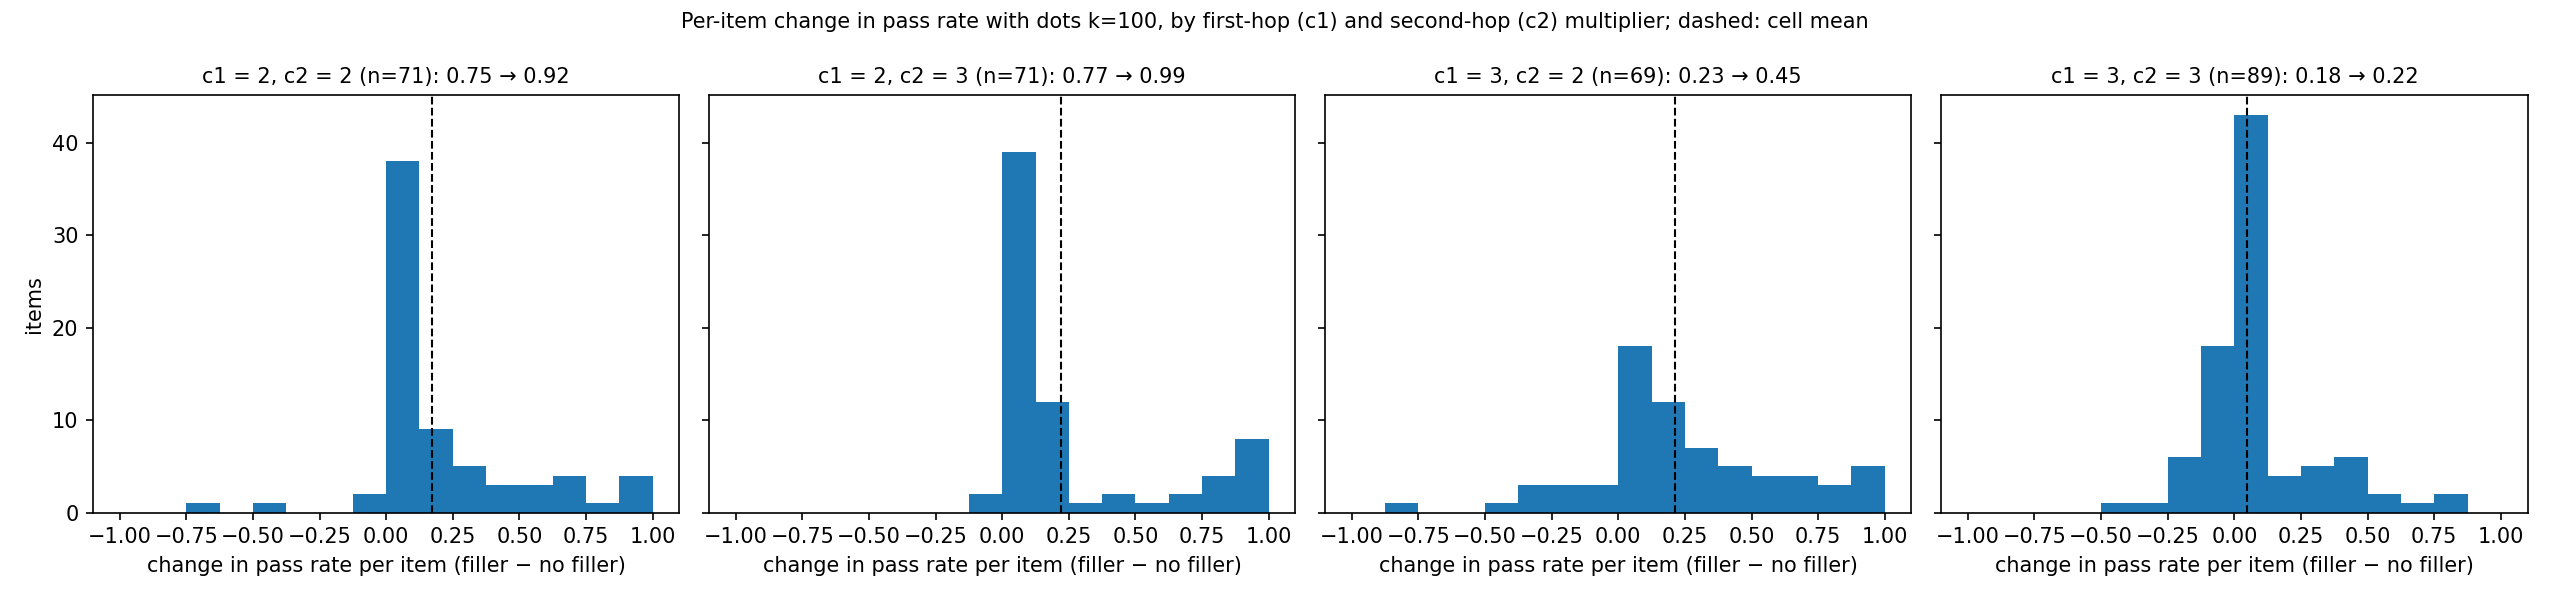

Source code (Python):
"""Follow-up: redo the item-level checks within each (c1, c2) cell, and re-split earlier
aggregates by the first-hop multiplier c1. Existing data only, no API calls.

Run: python scripts/followup_by_cell.py
A. Per cell: is the filler effect bimodal across items (some flip fully, others do not move) or a
   uniform shift? Mostly-right / in-between / mostly-wrong table, predictive check against
   independent attempts (err_f = err_0^N), proportional error (err_f = c*err_0) and a uniform
   additive shift, and the independence slope.
B. By c1: error mix (binding / arithmetic slip / other), parity retention, slip size.
Data: Phase 3 M=300 (16 samples at k=0 and at dots k=100, T=1); greedy N=600 for replication.
Writes data/results/followup_by_cell.json and scripts/followup_by_cell.png.
"""
import json
import re
from pathlib import Path

import matplotlib
matplotlib.use("Agg")
import matplotlib.pyplot as plt
import numpy as np
import pandas as pd
from scipy.optimize import minimize, minimize_scalar
from scipy.stats import binom

ROOT = Path(__file__).resolve().parents[1]
RES = ROOT / "data" / "results"
COEF = {"twice": 2, "three times": 3}
EXPR = re.compile(r"^(.+) the number for (\w+) (plus|minus) (\d+)$")
GRID = np.linspace(0, 1, 201)
CELLS = [(2, 2), (2, 3), (3, 2), (3, 3)]
rng = np.random.default_rng(0)
out = {}

items = {it["idx"]: it for it in map(json.loads, open(ROOT / "data/tasks/eval.jsonl"))}
for it in items.values():
    it["c1"] = COEF[EXPR.match(dict(map(tuple, it["definitions"]))[it["queried_term"]]).group(1)]
    it["c2"] = it["coefficient"]

p3 = pd.DataFrame(json.loads(l) for l in open(RES / "phase3_M300.jsonl"))
p3["c1"], p3["c2"] = p3.idx.map(lambda i: items[i]["c1"]), p3.idx.map(lambda i: items[i]["c2"])
k0, kf = p3[p3.cond == "k0_T1.0"], p3[p3.cond == "F_T1.0"]
per = pd.DataFrame({"e0": 16 - k0.groupby("idx").correct.sum(), "ef": 16 - kf.groupby("idx").correct.sum(),
                    "e0a": 8 - k0[k0["sample"] < 8].groupby("idx").correct.sum(), "e0b": 8 - k0[k0["sample"] >= 8].groupby("idx").correct.sum()})
per["c1"], per["c2"] = [items[i]["c1"] for i in per.index], [items[i]["c2"] for i in per.index]
three = lambda e: np.array([(e <= 4).mean(), ((e > 4) & (e < 12)).mean(), (e >= 12).mean()])
fmt = lambda v: " / ".join(f"{x:.0%}" for x in v)


def npmle(e, n=16, iters=300):
    L = binom.pmf(e[:, None], n, GRID[None, :])
    pi = np.full(len(GRID), 1 / len(GRID))
    for _ in range(iters):
        post = L * pi
        post /= post.sum(1, keepdims=True)
        pi = post.mean(0)
    return pi, L


def ll(h, L0pi, ef):
    h = np.clip(h, 1e-9, 1 - 1e-9)[None, :]
    return float(np.log((L0pi * np.exp(ef[:, None] * np.log(h) + (16 - ef)[:, None] * np.log1p(-h))).sum(1) + 1e-300).sum())


def predict(h, post):
    """Predicted share of items ending mostly right / in between / mostly wrong."""
    c4, c11 = binom.cdf(4, 16, h), binom.cdf(11, 16, h)
    return np.array([(post @ c4).mean(), (post @ (c11 - c4)).mean(), (post @ (1 - c11)).mean()])


# ---------------- A. per cell ----------------
fig, axes = plt.subplots(1, 4, figsize=(17, 4), sharey=True)
print("=== A. within each (c1, c2) cell: no filler vs dots k=100, 16 samples per item ===")
for ax, (c1, c2) in zip(axes, CELLS):
    d = per[(per.c1 == c1) & (per.c2 == c2)]
    e0, ef = d.e0.values, d.ef.values
    delta = (e0 - ef) / 16  # change in pass rate
    cell = {"n": int(len(d)), "pass_k0": float(1 - e0.mean() / 16), "pass_k100": float(1 - ef.mean() / 16),
            "k0_three_way": three(e0).tolist(), "k100_three_way": three(ef).tolist()}
    print(f"\n--- c1 = {c1}, c2 = {c2}: {len(d)} items | pass rate {cell['pass_k0']:.2f} -> {cell['pass_k100']:.2f} ---")
    print(f"items mostly right / in between / mostly wrong: no filler {fmt(three(e0))} | filler {fmt(three(ef))}")
    # how the change is distributed across items
    bins = {"falls >= 25 pts": (delta <= -0.25).mean(), "within ±25 pts": (np.abs(delta) < 0.25).mean(),
            "rises 25-49 pts": ((delta >= 0.25) & (delta < 0.5)).mean(), "rises >= 50 pts": (delta >= 0.5).mean()}
    cell["delta_distribution"] = {k: float(v) for k, v in bins.items()}
    print("change in pass rate per item: " + " | ".join(f"{k}: {v:.0%}" for k, v in bins.items()))

    # models, fitted within the cell
    pi, L0 = npmle(e0)
    post = L0 * pi
    post /= post.sum(1, keepdims=True)
    L0pi = L0 * pi
    n_fit = minimize_scalar(lambda n: -ll(GRID ** n, L0pi, ef), bounds=(0.2, 30), method="bounded").x
    c_fit = minimize_scalar(lambda c: -ll(np.clip(c * GRID, 0, 1), L0pi, ef), bounds=(0.05, 1.5), method="bounded").x
    shift = (e0.mean() - ef.mean()) / 16
    gen = minimize(lambda t: -ll(np.clip(np.exp(t[0]) * GRID ** t[1], 0, 1), L0pi, ef), [0, 1], method="Nelder-Mead").x
    models = {"independent attempts": GRID ** n_fit, "proportional error": np.clip(c_fit * GRID, 0, 1), "uniform shift": np.clip(GRID - shift, 0, 1)}
    cell["fits"] = {"attempts_N": float(n_fit), "proportional_c": float(c_fit), "uniform_shift_pp": float(100 * shift),
                    "general_N": float(gen[1]), "general_c": float(np.exp(gen[0])),
                    "loglik": {k: ll(h, L0pi, ef) for k, h in models.items()}}
    print(f"fits: attempts N = {n_fit:.2f} | proportional c = {c_fit:.2f} | uniform shift = {100 * shift:+.0f} pts | "
          f"general: {np.exp(gen[0]):.2f}·err^{gen[1]:.2f} (steep N signals all-or-nothing items, not attempts)")
    print("log-likelihoods: " + " | ".join(f"{k} {v:.1f}" for k, v in cell["fits"]["loglik"].items()))

    cell["predictive_check"] = {}
    for gname, m in [("all items", np.ones(len(d), bool)), ("items wrong >= 75% without filler", e0 >= 12)]:
        if m.sum() < 8:
            continue
        row = {"n": int(m.sum()), "observed": three(ef[m]).tolist()}
        line = f"{gname} (n={m.sum()}): observed {fmt(three(ef[m]))}"
        for name, h in models.items():
            pr = predict(h, post[m])
            row[name] = pr.tolist()
            line += f" | {name} {fmt(pr)}"
        cell["predictive_check"][gname] = row
        print(line)

    # independence slope: split-half IV on smoothed log error rates, bootstrap over items
    def iv(dd):
        xa, xb, y = np.log((dd.e0a + .5) / 9), np.log((dd.e0b + .5) / 9), np.log((dd.ef + .5) / 17)
        return float(np.cov(y, xb)[0, 1] / np.cov(xa, xb)[0, 1])
    b = [iv(d.iloc[rng.integers(0, len(d), len(d))]) for _ in range(2000)]
    cell["iv_slope"] = {"slope": iv(d), "ci": [float(np.percentile(b, 2.5)), float(np.percentile(b, 97.5))]}
    print(f"independence slope (split-half IV, log error): {iv(d):.2f} [{np.percentile(b, 2.5):.2f}, {np.percentile(b, 97.5):.2f}]")

    # is the spread of per-item change larger than a uniform shift plus sampling noise would give?
    q = np.clip(GRID - shift, 0, 1)
    sims = []
    for _ in range(2000):
        g = np.array([rng.choice(len(GRID), p=p_) for p_ in post])
        sims.append(np.std((rng.binomial(16, GRID[g]) - rng.binomial(16, q[g])) / 16))
    cell["delta_sd"] = {"observed": float(delta.std()), "uniform_shift_expected": float(np.mean(sims)),
                        "uniform_shift_95": [float(np.percentile(sims, 2.5)), float(np.percentile(sims, 97.5))]}
    print(f"SD of per-item change: observed {delta.std():.3f} | uniform shift + sampling noise would give "
          f"{np.mean(sims):.3f} [{np.percentile(sims, 2.5):.3f}, {np.percentile(sims, 97.5):.3f}]")
    out[f"c1={c1},c2={c2}"] = cell

    ax.hist(delta, bins=np.linspace(-1, 1, 17), color="C0")
    ax.axvline(delta.mean(), color="k", ls="--", lw=1)
    ax.set_title(f"c1 = {c1}, c2 = {c2} (n={len(d)}): {cell['pass_k0']:.2f} → {cell['pass_k100']:.2f}", fontsize=10)
    ax.set_xlabel("change in pass rate per item (filler − no filler)")
axes[0].set_ylabel("items")
fig.suptitle("Per-item change in pass rate with dots k=100, by first-hop (c1) and second-hop (c2) multiplier; dashed: cell mean", fontsize=10)
fig.tight_layout()
fig.savefig(Path(__file__).parent / "followup_by_cell.png", dpi=150)

# ---------------- B. earlier aggregates, split by c1 ----------------
ap = lambda c, op, k, v: c * v + k if op == "plus" else c * v - k


def etype(parsed, i):
    it = items[i]
    if parsed is None or pd.isna(parsed):
        return "other"
    a = int(parsed)
    if a == it["answer"]:
        return "correct"
    w, ref, op1, k1 = EXPR.match(dict(map(tuple, it["definitions"]))[it["queried_term"]]).groups()
    bind = set(it["rivals"].values()) | {ap(it["c2"], it["operation"], it["constant"], ap(COEF[w], op1, int(k1), v))
                                         for n, v in it["values"].items() if n not in (it["queried_term"], ref)}
    if a in bind:
        return "binding error"
    return "arithmetic slip" if abs(a - it["answer"]) <= 60 else "other"


def rel_ci(df, base, treat, t, n=2000):
    pc = df[df.cond.isin([base, treat])].assign(hit=lambda x: x.etype == t).groupby(["idx", "cond"]).hit.sum().unstack(fill_value=0)
    b, f = pc[base].values, pc[treat].values
    idx = rng.integers(0, len(b), size=(n, len(b)))
    bs = f[idx].sum(1) / np.maximum(b[idx].sum(1), 1) - 1
    return float(f.sum() / max(b.sum(), 1) - 1), float(np.percentile(bs, 2.5)), float(np.percentile(bs, 97.5)), int(b.sum()), int(f.sum())


print("\n\n=== B1. error mix by first-hop multiplier (sampled, 16 per item) ===")
p3["etype"] = [etype(a, i) for a, i in zip(p3.parsed, p3.idx)]
out["error_mix_by_c1"] = {}
for c1 in (2, 3):
    d = p3[(p3.c1 == c1) & p3.cond.isin(["k0_T1.0", "F_T1.0"])]
    n0, nf = (d.cond == "k0_T1.0").sum(), (d.cond == "F_T1.0").sum()
    print(f"c1 = {c1} ({d.idx.nunique()} items):")
    res = {}
    for t in ["binding error", "arithmetic slip", "other"]:
        r, lo, hi, b, f = rel_ci(d, "k0_T1.0", "F_T1.0", t)
        res[t] = {"no_filler_pct": 100 * b / n0, "filler_pct": 100 * f / nf, "rel_change": r, "ci": [lo, hi], "counts": [b, f]}
        print(f"  {t:16s} {100 * b / n0:5.1f}% -> {100 * f / nf:5.1f}% of samples | {r:+.0%} [{lo:+.0%}, {hi:+.0%}] ({b} -> {f})")
    w0, wf = (~d[d.cond == "k0_T1.0"].correct).sum(), (~d[d.cond == "F_T1.0"].correct).sum()
    res["all_wrong"] = {"no_filler_pct": 100 * w0 / n0, "filler_pct": 100 * wf / nf, "rel_change": wf / w0 - 1}
    res["mix_no_filler"] = {t: res[t]["counts"][0] / w0 for t in ["binding error", "arithmetic slip", "other"]}
    res["mix_filler"] = {t: res[t]["counts"][1] / wf for t in ["binding error", "arithmetic slip", "other"]}
    print(f"  all wrong        {100 * w0 / n0:5.1f}% -> {100 * wf / nf:5.1f}% | {wf / w0 - 1:+.0%} | share of errors (binding / slip / other): "
          f"no filler {fmt(res['mix_no_filler'].values())} | filler {fmt(res['mix_filler'].values())}")
    out["error_mix_by_c1"][c1] = res

print("\n=== B1b. same on the greedy 600-item run (dots k=100) ===")
p2 = pd.DataFrame(json.loads(l) for l in open(RES / "phase2_full.jsonl"))
p2["c1"] = p2.idx.map(lambda i: items[i]["c1"])
p2["etype"] = [etype(a, i) for a, i in zip(p2.parsed, p2.idx)]
out["error_mix_by_c1_greedy"] = {}
for c1 in (2, 3):
    d = p2[p2.c1 == c1]
    n = d.idx.nunique()
    row = {}
    for t in ["binding error", "arithmetic slip", "other"]:
        r, lo, hi, b, f = rel_ci(d, "dots_0", "dots_100", t)
        row[t] = {"counts": [b, f], "rel_change": r, "ci": [lo, hi]}
    out["error_mix_by_c1_greedy"][c1] = row
    print(f"c1 = {c1} ({n} items): " + " | ".join(f"{t} {v['counts'][0]} -> {v['counts'][1]} ({v['rel_change']:+.0%} [{v['ci'][0]:+.0%}, {v['ci'][1]:+.0%}])" for t, v in row.items()))

print("\n=== B2. parity retention by cell (non-binding wrong answers; share with the answer's parity) ===")
wrong = p3[p3.cond.isin(["k0_T1.0", "F_T1.0"]) & ~p3.correct & p3.parsed.notna() & (p3.etype != "binding error")].copy()
wrong["zerr"] = [int(a) - items[i]["answer"] for a, i in zip(wrong.parsed, wrong.idx)]
out["answer_parity_by_cell"] = {}
for c1, c2 in CELLS:
    line, row = f"c1 = {c1}, c2 = {c2}: ", {}
    for cond, lab in [("k0_T1.0", "no filler"), ("F_T1.0", "filler")]:
        d = wrong[(wrong.c1 == c1) & (wrong.c2 == c2) & (wrong.cond == cond)]
        row[lab] = {"n": int(len(d)), "answer_parity_kept": float((d.zerr % 2 == 0).mean()) if len(d) else None,
                    "divisible_by_c2": float((d.zerr % c2 == 0).mean()) if len(d) else None}
        line += f"{lab} {row[lab]['answer_parity_kept']:.1%} (n={len(d)}, {d.idx.nunique()} items)   " if len(d) else f"{lab} n=0   "
    note = "forced by the task" if c2 == 2 else "not forced"
    out["answer_parity_by_cell"][f"c1={c1},c2={c2}"] = row
    print(line + f"[{note}]")

print("\n=== B3. slip size by first-hop multiplier (|answer error|, non-binding wrong answers) ===")
out["slip_size_by_c1"] = {}
for c1 in (2, 3):
    row = {}
    for cond, lab in [("k0_T1.0", "no filler"), ("F_T1.0", "filler")]:
        a = wrong[(wrong.c1 == c1) & (wrong.cond == cond)].zerr.abs()
        row[lab] = {"n": int(len(a)), "median": float(a.median()), "q25": float(a.quantile(.25)), "q75": float(a.quantile(.75))}
    out["slip_size_by_c1"][c1] = row
    print(f"c1 = {c1}: " + " | ".join(f"{lab}: median {v['median']:.0f}, quartiles {v['q25']:.0f}-{v['q75']:.0f} (n={v['n']})" for lab, v in row.items()))
json.dump(out, open(RES / "followup_by_cell.json", "w"), indent=1)
